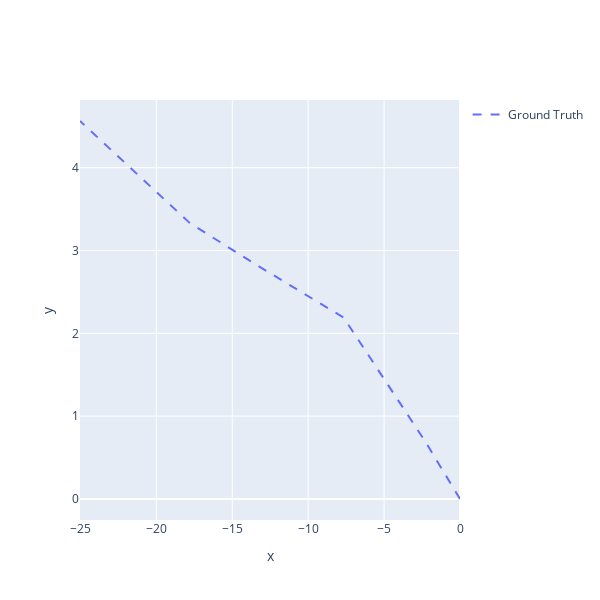

The notebook cell this image was saved under:
### Markdown cell above
The simulated ground truth path can be plotted using the in-built plotting classes in Stone Soup.

In addition to the ground truth, Stone Soup plotting tools allow measurements and predicted tracks (see later) to be plotted and synced together consistently.

An animated plotter that uses Plotly graph objects can be accessed via the `AnimatedPlotterly` class from Stone Soup.

Note that the animated plotter requires a list of timesteps as an input, and that `tail_length`
is set to 0.3. This means that each data point will be on display for 30% of the total
simulation time. The mapping argument is [0, 2] because those are the x and
y position indices from our state vector.

If a static plotter is preferred, the `Plotterly` class can be used instead

### Code cell
# from stonesoup.plotter import AnimatedPlotterly
# plotter = AnimatedPlotterly(timesteps, tail_length=1.0, width=600, height=600)

from stonesoup.plotter import Plotterly
plotter = Plotterly(autosize=False, width=600, height=600)
plotter.plot_ground_truths(truth, [0, 2])
plotter.fig

### Figure 1 — Plotly figure (JSON) as saved in the notebook; plotly's stock layout.template omitted (floating-point values rounded to 4 significant figures)
{"data": [{"legendgroup": "Ground Truth", "legendrank": 100, "line": {"dash": "dash"}, "mode": "lines", "name": "Ground Truth", "showlegend": true, "text": ["GroundTruthState<br>[[0]\n [1]\n [0]\n [1]]<br>2024-11-05 11:54:20", "GroundTruthState<br>[[-2.30419745]\n [-5.84760842]\n [ 0.6991504 ]\n [ 2.537487  ]]<br>2024-11-05 11:54:21", "GroundTruthState<br>[[-7.66601679]\n [-5.70574346]\n [ 2.19051091]\n [ 1.77747814]]<br>2024-11-05 11:54:22", "GroundTruthState<br>[[-13.162837  ]\n [ -5.65109917]\n [  2.79898105]\n [ -0.35947115]]<br>2024-11-05 11:54:23", "GroundTruthState<br>[[-17.7838805 ]\n [ -4.53818728]\n [  3.32944883]\n [  0.29269278]]<br>2024-11-05 11:54:24", "GroundTruthState<br>[[-25.0283455 ]\n [-10.89599934]\n [  4.56360952]\n [  2.34506157]]<br>2024-11-05 11:54:25"], "type": "scatter", "x": [0, -2.304, -7.666, -13.16, -17.78, -25.03], "y": [0, 0.6992, 2.191, 2.799, 3.329, 4.564]}], "layout": {"autosize": false, "colorway": ["#636EFA", "#EF553B", "#00CC96", "#AB63FA", "#FFA15A", "#19D3F3", "#FF6692", "#B6E880", "#FF97FF", "#FECB52"], "height": 600, "width": 600, "xaxis": {"title": {"text": "x"}}, "yaxis": {"title": {"text": "y"}}}}
